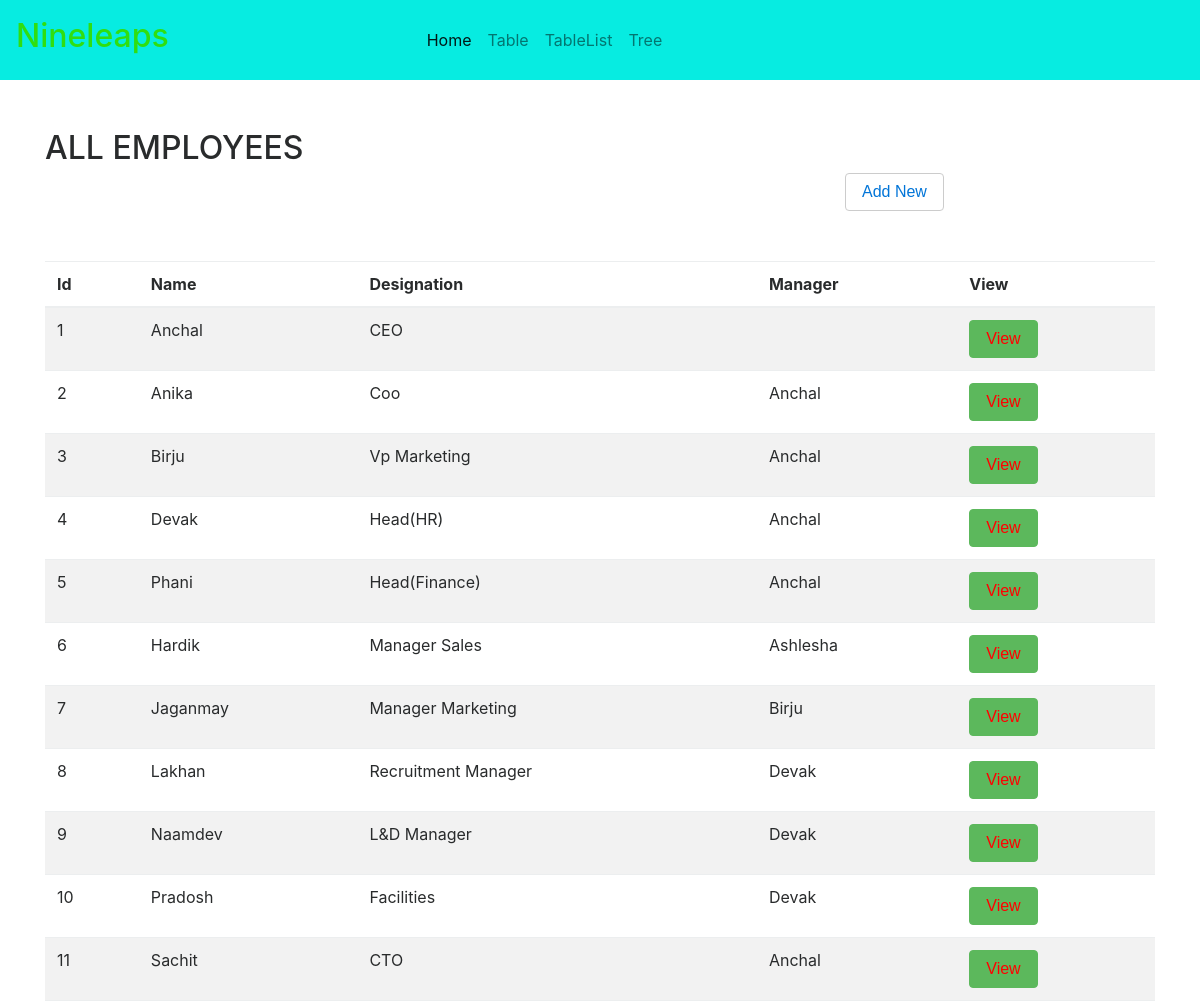
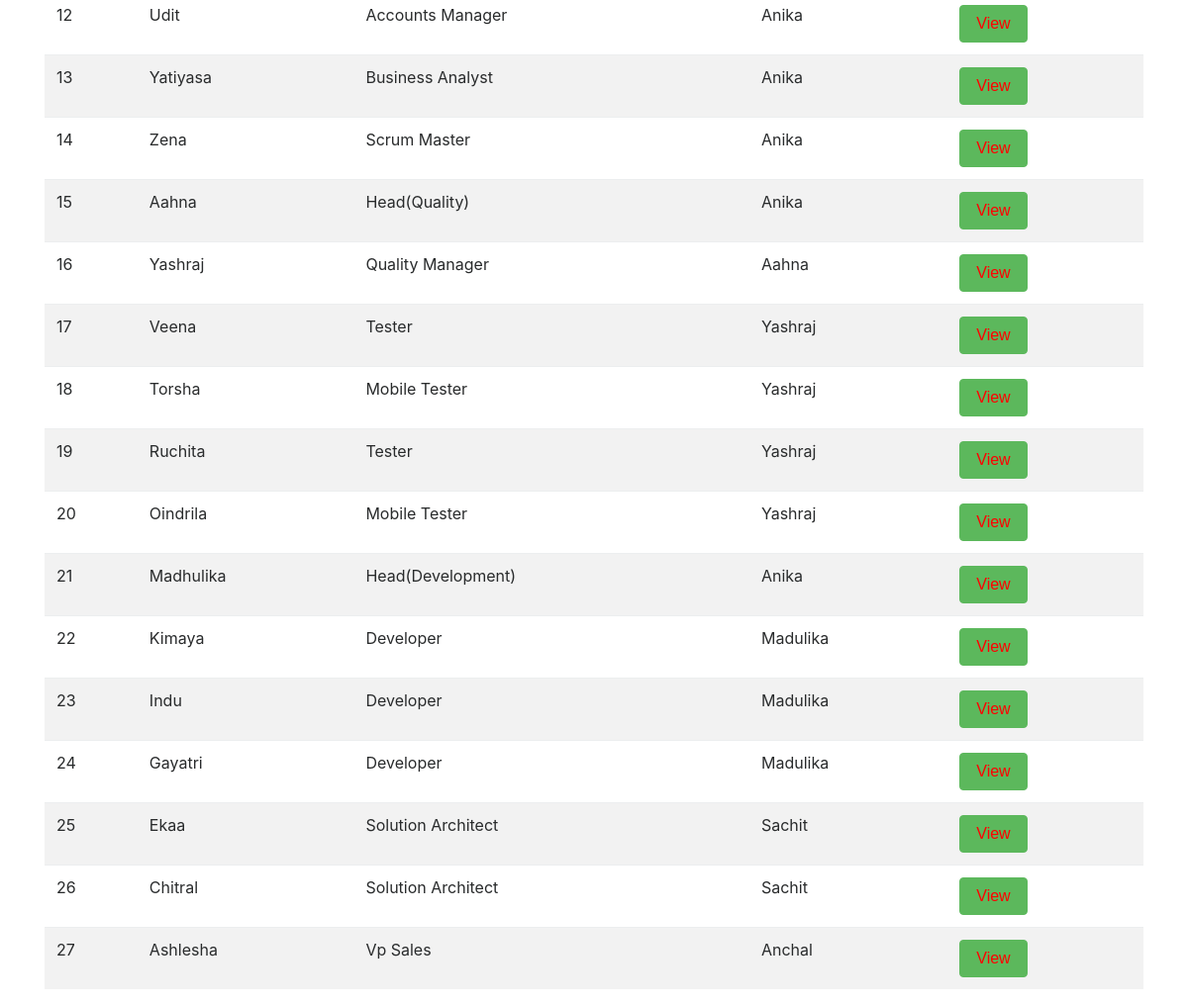
Page /table.php on the committed database (2 pictures, top to bottom).
### tables this page shows
CREATE TABLE IF NOT EXISTS `Employee` (
  `Id` int(11) NOT NULL,
  `Name` varchar(45) NOT NULL,
  `Designation` varchar(45) NOT NULL,
  `Manager` varchar(45) DEFAULT NULL
);

### table.php (the view, shortened to what this page needs)
<?php
 include 'Db.php';
 $query="SELECT `Id`, `Name`, `Designation`, `Manager` FROM `Employee`";
 $query_result=mysqli_query($conn,$query);
?>
<html>
  <head>
	   <link rel="stylesheet" href="bootstrap/css/bootstrap.css">
	   <link rel="stylesheet" href="bootstrap/css/bootstrap.min.css">
	   <link rel="stylesheet" href="bootstrap/css/bootstrap-grid.css">
	   <link rel="stylesheet" href="bootstrap/css/bootstrap-grid.min.css">
	   <link rel="stylesheet" href="bootstrap/css/bootstrap-reboot.css">
	   <link rel="stylesheet" href="bootstrap/css/bootstrap-reboot.min.css">
  </head>
  <body>
  <nav class="navbar navbar-toggleable-md navbar-light bg-faded " style="background-color: #07ECE1;">
		  <h1 style="color:#30DE10;">Nineleaps</h1>
		  <div class="collapse navbar-collapse" id="navbarText">
			<ul class="navbar-nav mr-auto">
			  <li class="nav-item active">
				<a class="nav-link" href="index.php">Home <span class="sr-only">(current)</span></a>
			  </li>
			  <li class="nav-item">
				<a class="nav-link" href="table.php">Table</a>
			  </li>
			  <li class="nav-item">
				<a class="nav-link" href="List.php">TableList</a>
			  </li>
			  <li class="nav-item">
				<a class="nav-link" href="Tree.php">Tree</a>
			  </li>
			</ul>
		  </div>
		</nav>
	<div class="container" id="addmenu">
	<h1>ALL EMPLOYEES</h1>
	<button id='addnew' type="button" class="btn btn-secondary"><a href="EmployeeInsertion.php">Add New</a></button>
	</div>
  <div class="container">
	<table class="table table-striped">
		  <thead>
			<tr>
			  <th>Id</th>
			  <th>Name</th>
			  <th>Designation</th>
			  <th>Manager</th>
			  <th>View</th>
			</tr>
		  </thead>
		  <tbody>
			<?php
			  while($result=mysqli_fetch_array($query_result))
			  {
				  $id=$result['Id'];
				  $name=$result['Name'];
				  $designation=$result['Designation'];
				  $manager=$result['Manager'];
				  echo '<tr><td>'.$id.'</td>';
				  echo '<td>'.$name.'</td>';
				  echo '<td>'.$designation.'</td>';
				  echo '<td>'.$manager.'</td><td><button type="button" class="btn btn-success"><a href="view.php?id='.$id.'"><span style="color:red">View</span></a></button></tr>';
			  }
			?>
		  </tbody>
	</table>
	</div>
  </body>
</html>

### table.php (style rules this page uses)
.container { margin-top:50px; }
a { text-decoration:none; }
#addnew { postion:relative; margin-left:800px; }
.navbar { height:80px; }
.collapse { padding-left:250px; }

### rows in the picture
employee: Id "1", Name "Anchal", Designation "CEO"
employee: Id "2", Name "Anika", Designation "Coo", Manager "Anchal"
employee: Id "3", Name "Birju", Designation "Vp Marketing", Manager "Anchal"
employee: Id "4", Name "Devak", Designation "Head(HR)", Manager "Anchal"
employee: Id "5", Name "Phani", Designation "Head(Finance)", Manager "Anchal"
employee: Id "6", Name "Hardik", Designation "Manager Sales", Manager "Ashlesha"
employee: Id "7", Name "Jaganmay", Designation "Manager Marketing", Manager "Birju"
employee: Id "8", Name "Lakhan", Designation "Recruitment Manager", Manager "Devak"
employee: Id "9", Name "Naamdev", Designation "L&D Manager", Manager "Devak"
employee: Id "10", Name "Pradosh", Designation "Facilities", Manager "Devak"
employee: Id "11", Name "Sachit", Designation "CTO", Manager "Anchal"
employee: Id "12", Name "Udit", Designation "Accounts Manager", Manager "Anika"
employee: Id "13", Name "Yatiyasa", Designation "Business Analyst", Manager "Anika"
employee: Id "14", Name "Zena", Designation "Scrum Master", Manager "Anika"
employee: Id "15", Name "Aahna", Designation "Head(Quality)", Manager "Anika"
employee: Id "16", Name "Yashraj", Designation "Quality Manager", Manager "Aahna"
employee: Id "17", Name "Veena", Designation "Tester", Manager "Yashraj"
employee: Id "18", Name "Torsha", Designation "Mobile Tester", Manager "Yashraj"
employee: Id "19", Name "Ruchita", Designation "Tester", Manager "Yashraj"
employee: Id "20", Name "Oindrila", Designation "Mobile Tester", Manager "Yashraj"
employee: Id "21", Name "Madhulika", Designation "Head(Development)", Manager "Anika"
employee: Id "22", Name "Kimaya", Designation "Developer", Manager "Madulika"
employee: Id "23", Name "Indu", Designation "Developer", Manager "Madulika"
employee: Id "24", Name "Gayatri", Designation "Developer", Manager "Madulika"
employee: Id "25", Name "Ekaa", Designation "Solution Architect", Manager "Sachit"
employee: Id "26", Name "Chitral", Designation "Solution Architect", Manager "Sachit"
employee: Id "27", Name "Ashlesha", Designation "Vp Sales", Manager "Anchal"
